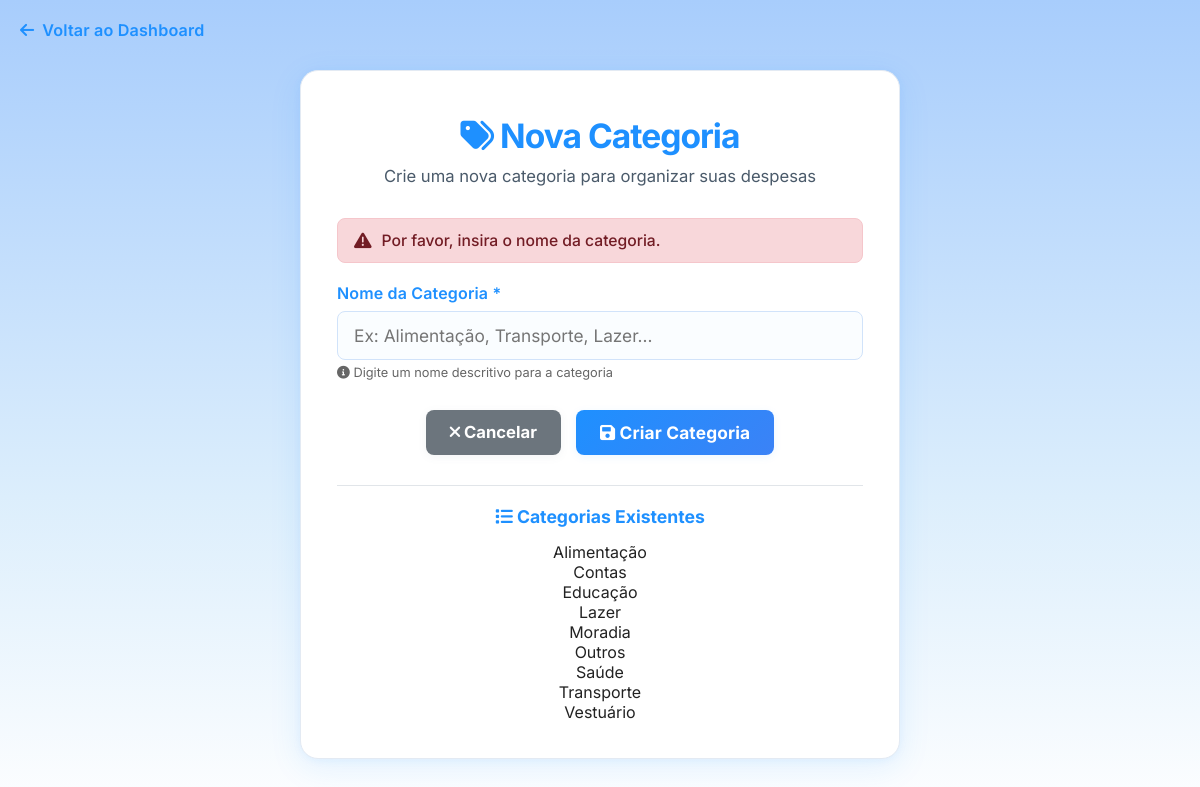
The app's page /cadastrar_categoria.php?sucesso=0&erro=campos_vazios (signed in) with its own data.
### tables this page shows
CREATE TABLE IF NOT EXISTS categorias (
    id INT AUTO_INCREMENT PRIMARY KEY,
    nome VARCHAR(50) NOT NULL,
    criado_em TIMESTAMP DEFAULT CURRENT_TIMESTAMP
);

### cadastrar_categoria.php (the view, shortened to what this page needs)
<?php
include './includes/Connection.php';
try {
    $sql = 'SELECT id, nome FROM categorias ORDER BY nome';
    $stmt = $pdo->prepare($sql);
    $stmt->execute();
    $categorias = $stmt->fetchAll(PDO::FETCH_ASSOC);
} catch (PDOException $e) {
    error_log("Erro ao carregar categorias: " . $e->getMessage());
    $categorias = [];
}
?>
<!DOCTYPE html>
<html lang="pt-br">
<head>
  <link rel="stylesheet" href="assets/css/index.css">
  <link rel="stylesheet" href="https://cdnjs.cloudflare.com/ajax/libs/font-awesome/6.0.0/css/all.min.css">
  <link rel="stylesheet" href="assets/css/forms.css">
  <link rel="stylesheet" href="assets/css/buttons.css">
  <link rel="stylesheet" href="assets/css/alerts.css">
  <link rel="stylesheet" href="assets/css/utilities.css">
  <link rel="stylesheet" href="assets/css/cadastrar_categoria.css">
</head>
<body>
  <a href="dashboard.php" class="voltar-link">
    <i class="fas fa-arrow-left"></i>
    Voltar ao Dashboard
  </a>
  <div class="categoria-container">
    <div class="categoria-card">
      <div class="categoria-header">
        <h1><i class="fas fa-tags"></i> Nova Categoria</h1>
        <p>Crie uma nova categoria para organizar suas despesas</p>
      </div>
      <?php if (isset($_GET['sucesso'])): ?>
        <?php if ($_GET['sucesso'] == '1'): ?>
          <div class="alert sucesso">
            <i class="fas fa-check-circle"></i> Categoria criada com sucesso!
          </div>
        <?php else: ?>
          <div class="alert erro">
            <i class="fas fa-exclamation-triangle"></i>
            <?php
              $erro = 'Erro ao criar categoria.';
              if (isset($_GET['erro'])) {
                switch ($_GET['erro']) {
                  case 'campos_vazios':
                    $erro = 'Por favor, insira o nome da categoria.';
                    break;
                }
              }
              echo htmlspecialchars($erro);
            ?>
          </div>
        <?php endif; ?>
      <?php endif; ?>
      <form action="NovaCategoria.php" method="POST" id="categoriaForm">
        <div class="form-group">
          <label for="nome">Nome da Categoria *</label>
          <input
            type="text"
            id="nome"
            name="nome"
            placeholder="Ex: Alimentação, Transporte, Lazer..."
            maxlength="50"
            required
          />
          <div class="info-text">
            <i class="fas fa-info-circle"></i>
            Digite um nome descritivo para a categoria
          </div>
        </div>
        <div class="btn-container">
          <a href="dashboard.php" class="btn-cancelar">
            <i class="fas fa-times"></i> Cancelar
          </a>
          <button type="submit" class="btn-cadastrar">
            <i class="fas fa-save"></i> Criar Categoria
          </button>
        </div>
      </form>
      <div class="categorias-existentes">
        <h3><i class="fas fa-list"></i> Categorias Existentes</h3>
        <div class="categorias-grid">
          <?php if (empty($categorias)): ?>
            <div class="categoria-item">Nenhuma categoria criada</div>
          <?php else: ?>
            <?php foreach ($categorias as $categoria): ?>
              <div class="categoria-item">
                <?php echo htmlspecialchars($categoria['nome']); ?>
              </div>
            <?php endforeach; ?>
          <?php endif; ?>
        </div>
      </div>
    </div>
  </div>
</body>
</html>

### assets/css/index.css (style rules this page uses)
* { margin: 0; padding: 0; box-sizing: border-box; }
body { font-family: 'Inter', sans-serif; background: linear-gradient(to bottom, #a8cdfc 0%, #dceefc 60%, #ffffff 100%); min-height: 100vh; color: #1b1b1b; }

### assets/css/forms.css (style rules this page uses)
.form-group { margin-bottom: 20px; }
.form-group label { display: block; margin-bottom: 8px; font-weight: 600; color: #333; }
.form-group input, .form-group select, .form-group textarea { width: 100%; padding: 12px 16px; border: 2px solid #e1e5e9; border-radius: 8px; font-size: 1rem; transition: border-color 0.3s ease; box-sizing: border-box; }
.btn-container { display: flex; gap: 15px; margin-top: 30px; justify-content: center; }
.voltar-link { position: absolute; top: 20px; left: 20px; color: #666; text-decoration: none; font-size: 0.9rem; display: flex; align-items: center; gap: 5px; transition: color 0.3s ease; }
.alert { padding: 12px 16px; border-radius: 8px; margin-bottom: 20px; font-weight: 500; }

### assets/css/buttons.css (style rules this page uses)
.btn-container { display: flex; gap: 15px; margin-top: 20px; justify-content: center; flex-wrap: wrap; }

### assets/css/alerts.css (style rules this page uses)
.alert { padding: 12px 16px; border-radius: 8px; margin-bottom: 20px; font-weight: 500; display: flex; align-items: center; gap: 10px; border: 1px solid transparent; }
.alert i { font-size: 1.1rem; }

### assets/css/cadastrar_categoria.css (style rules this page uses)
html, body { font-family: 'Inter', sans-serif; background: linear-gradient(to bottom, #a8cdfc 0%, #dceefc 60%, #ffffff 100%); color: #222; min-height: 100vh; }
.categoria-container { min-height: 100vh; display: flex; align-items: center; justify-content: center; padding: 20px; }
.categoria-card { background: #fff; border-radius: 18px; padding: 44px 36px 36px 36px; box-shadow: 0 8px 32px rgba(30,144,255,0.10), 0 1.5px 8px rgba(30,144,255,0.06); width: 100%; max-width: 600px; text-align: center; border: 1.5px solid #e3eaf3; transition: box-shadow 0.2s; margin: 50px auto; }
.categoria-header { margin-bottom: 32px; text-align: center; }
.categoria-header h1 { color: #1E90FF; font-size: 2.1rem; margin-bottom: 10px; font-family: 'Inter', sans-serif; font-weight: 700; letter-spacing: -1px; }
.categoria-header p { color: #4a5a6a; font-size: 1.04rem; font-family: 'Inter', sans-serif; font-weight: 400; }
.form-group { margin-bottom: 22px; text-align: left; font-family: 'Inter', sans-serif; }
.form-group label { display: block; margin-bottom: 8px; color: #1E90FF; font-weight: 600; font-size: 1rem; letter-spacing: 0.01em; }
.form-group input { width: 100%; padding: 13px 16px; border: 1.7px solid #d1e3fa; border-radius: 8px; font-size: 1.08rem; font-family: 'Inter', sans-serif; background: #fafdff; color: #222; transition: border 0.2s, box-shadow 0.2s; box-sizing: border-box; }
.info-text { color: #666; font-size: 0.8rem; margin-top: 5px; }
.btn-container { display: flex; gap: 15px; justify-content: center; margin-top: 30px; }
.btn-cancelar { background: #6c757d; color: white; padding: 12px 24px; border-radius: 8px; text-decoration: none; font-weight: 700; font-family: 'Inter', sans-serif; font-size: 1.04rem; transition: background 0.2s, box-shadow 0.2s; display: inline-block; box-shadow: 0 2px 8px rgba(108,117,125,0.08); }
.btn-cadastrar { background: linear-gradient(135deg, #1E90FF 0%, #3B82F6 100%); color: white; padding: 12px 24px; border: none; border-radius: 8px; font-size: 1.08rem; font-family: 'Inter', sans-serif; font-weight: 700; cursor: pointer; transition: all 0.2s; box-shadow: 0 2px 8px rgba(30,144,255,0.08); letter-spacing: 0.01em; }
.alert { padding: 12px 16px; border-radius: 8px; margin-bottom: 20px; font-size: 0.98rem; font-family: 'Inter', sans-serif; }
.alert.erro { background-color: #f8d7da; color: #721c24; border: 1.5px solid #f5c6cb; }
.voltar-link { position: absolute; top: 20px; left: 20px; color: #1E90FF; text-decoration: none; font-weight: 600; font-family: 'Inter', sans-serif; display: flex; align-items: center; gap: 8px; transition: color 0.2s; font-size: 1.01rem; letter-spacing: 0.01em; }
.categorias-existentes { margin-top: 30px; padding-top: 20px; border-top: 1px solid #e1e5e9; }
.categorias-existentes h3 { color: #1E90FF; margin-bottom: 15px; font-size: 1.1rem; }

### records on screen
categorias: nome "Alimentação"
categorias: nome "Contas"
categorias: nome "Educação"
categorias: nome "Lazer"
categorias: nome "Moradia"
categorias: nome "Outros"
categorias: nome "Saúde"
categorias: nome "Transporte"
categorias: nome "Vestuário"

### other values on screen
$erro "Por favor, insira o nome da categoria."
